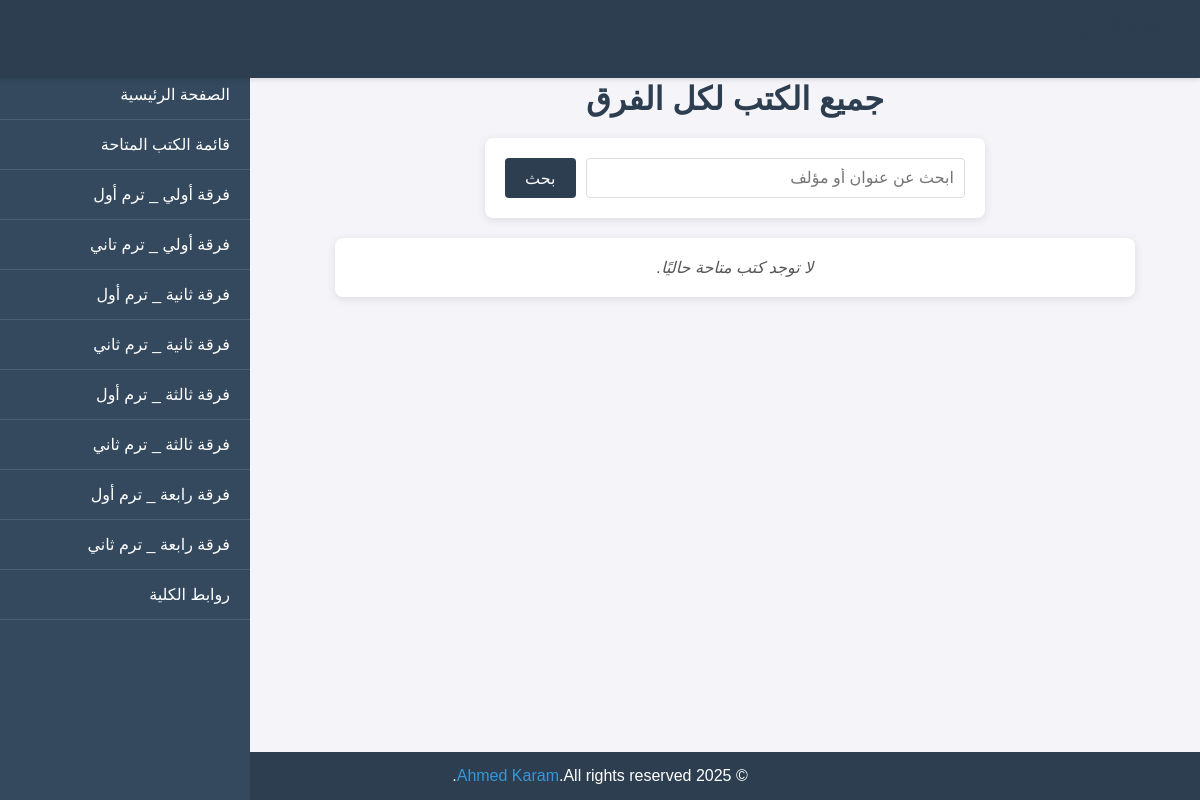
The app's page /academic/books/, older data.
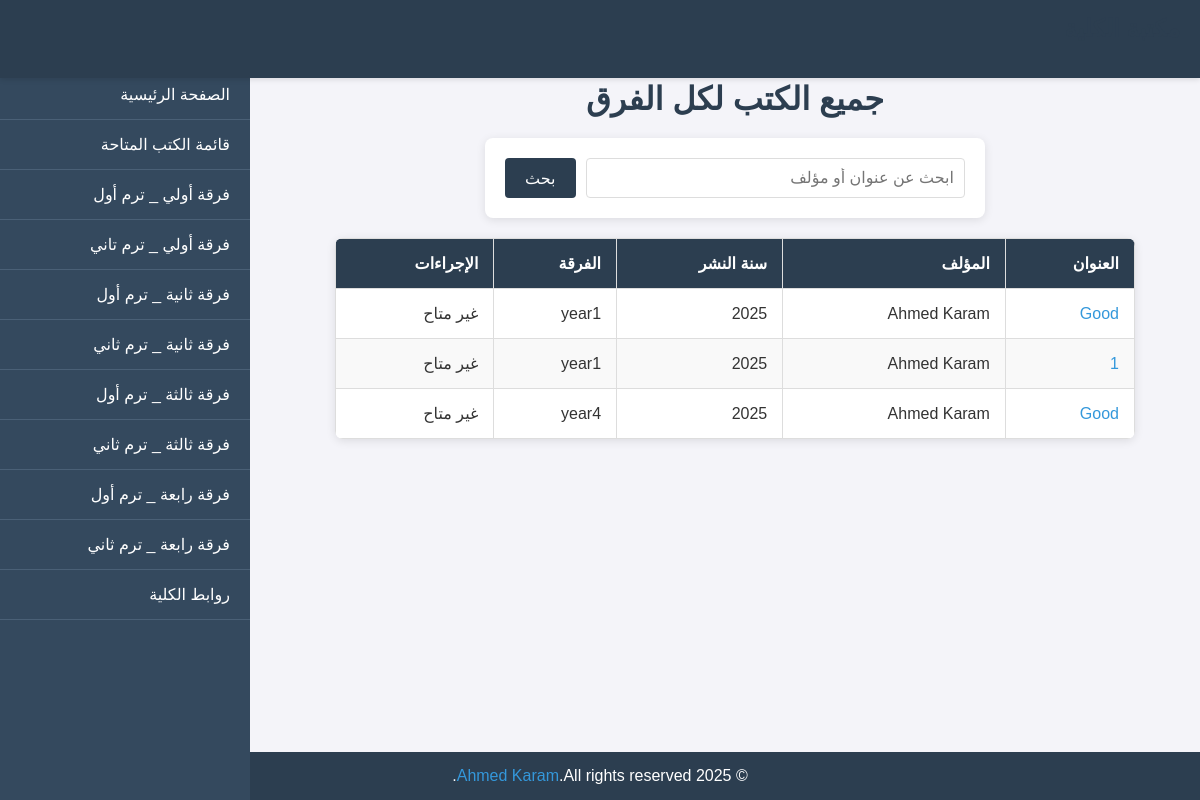
The same page, newer data.
### academic/models.py (models this page shows, shortened)
class Book(models.Model):
    title = models.CharField(max_length=200)
    author = models.CharField(max_length=100)
    description = models.TextField(null=True, blank=True)
    publication_date = models.DateField(null=True, blank=True)
    pdf_file = models.FileField(upload_to='books/pdfs/', null=True, blank=True)
    year = models.CharField(max_length=10, choices=YEAR_CHOICES, default='year1')
    term = models.IntegerField(choices=TERM_CHOICES, default=1)
    is_available = models.BooleanField(default=True, verbose_name='available?')
    class Meta:
        indexes = [models.Index(fields=['title'])]

### academic/views.py (the view)
# urls.py: path('books/', views.books_list, name='books_list'),
def books_list(request):
    books = Book.objects.all()
    context = {'books': books}
    return render(request, 'academic/books_list.html', context)

### academic/templates/academic/books_list.html (shortened to what this page needs)
<!DOCTYPE html>
<html lang="ar">
<head>
</head>
<body>
    <header>
        <h1>مكتبة الكلية</h1>
    </header>
    <nav class="sidebar">
        <div class="sidebar-content">
            <ul>
                <li><a href="{% url 'academic:home' %}"> الصفحة الرئيسية</a></li>
                <li><a href="{% url 'academic:books_list' %}"> قائمة الكتب المتاحة</a></li>
                <li><a href="{% url 'academic:year1' 'year1' 1 %}">فرقة أولي _ ترم أول</a></li>
                <li><a href="{% url 'academic:year1' 'year1' 2 %}">فرقة أولي _ ترم تاني</a></li>
                <li><a href="{% url 'academic:year2' 'year2' 1 %}"> فرقة ثانية _ ترم أول</a></li>
                <li><a href="{% url 'academic:year2' 'year2' 2 %}"> فرقة ثانية _ ترم ثاني</a></li>
                <li><a href="{% url 'academic:year3' 'year3' 1 %}"> فرقة ثالثة _ ترم أول</a></li>
                <li><a href="{% url 'academic:year3' 'year3' 2 %}"> فرقة ثالثة _ ترم ثاني</a></li>
                <li><a href="{% url 'academic:year4' 'year4' 1 %}"> فرقة رابعة _ ترم أول</a></li>
                <li><a href="{% url 'academic:year4' 'year4' 2 %}"> فرقة رابعة _ ترم ثاني</a></li>
                <li><a href="{% url 'academic:college_links' %}"> روابط الكلية</a></li>
            </ul>
        </div>
    </nav>
    <main class="main-content">
        <h1>جميع الكتب لكل الفرق</h1>
        <div class="search-container">
            <form method="get" action="{% url 'academic:search_books' %}">
                <input type="text" name="q" placeholder="ابحث عن عنوان أو مؤلف">
                <button type="submit">بحث</button>
            </form>
        </div>
        {% if books %}
            <table>
                <thead>
                    <tr>
                        <th>العنوان</th>
                        <th>المؤلف</th>
                        <th>سنة النشر</th>
                        <th>الفرقة</th>
                        <th>الإجراءات</th>
                    </tr>
                </thead>
                <tbody>
                    {% for book in books %}
                        <tr>
                            <td><a href="{% url 'academic:book_detail' book.pk %}">{{ book.title }}</a></td>
                            <td>{{ book.author }}</td>
                            <td>{{ book.publication_date|date:"Y" }}</td>
                            <td>{{ book.year }}</td>
                            <td>
                                {% if book.pdf_file %}
                                    <a href="{{ book.pdf_file.url }}" target="_blank">قراءة أونلاين</a>
                                {% else %}
                                    <span>غير متاح</span>
                                {% endif %}
                            </td>
                        </tr>
                    {% endfor %}
                </tbody>
            </table>
        {% else %}
            <p class="no-books">لا توجد كتب متاحة حاليًا.</p>
        {% endif %}
    </main>
    <footer>
        <p>© 2025 <a href="https://www.facebook.com/share/1BhQoTLxFP/" target="_blank">Ahmed Karam</a>.All rights reserved.</p>
    </footer>
</body>
</html>

### academic/templates/academic/books_list.html (style rules this page uses)
* { margin: 0; padding: 0; box-sizing: border-box; font-family: Arial, sans-serif; }
body { direction: rtl; background-color: #f4f4f9; color: #333; }
header { background-color: #2c3e50; color: white; padding: 15px 20px; display: flex; justify-content: space-between; align-items: center; box-shadow: 0 2px 5px rgba(0, 0, 0, 0.1); position: fixed; top: 0; width: 100%; z-index: 1001; }
header h1 { font-size: 24px; }
.sidebar { width: 250px; background-color: #34495e; color: white; height: 100vh; position: fixed; top: 0; left: -250px; transition: left 0.3s ease; z-index: 1000; overflow-y: auto; }
.sidebar-content { padding-top: 70px; }
.sidebar ul { list-style: none; padding: 0; }
.sidebar ul li { padding: 15px 20px; border-bottom: 1px solid #4a6076; }
.sidebar ul li a { color: white; text-decoration: none; font-size: 16px; display: block; }
.main-content { margin-left: 20px; padding: 40px; padding-top: 80px; transition: margin-left 0.3s ease; }
.search-container { max-width: 500px; margin: 0 auto 20px; background-color: white; padding: 20px; border-radius: 8px; box-shadow: 0 2px 10px rgba(0, 0, 0, 0.1); }
.search-container form { display: flex; gap: 10px; }
.search-container input[type="text"] { flex: 1; padding: 10px; border: 1px solid #ddd; border-radius: 4px; font-size: 16px; width: 100%; }
.search-container button { padding: 10px 20px; background-color: #2c3e50; color: white; border: none; border-radius: 4px; cursor: pointer; font-size: 16px; }
h1 { color: #2c3e50; text-align: center; margin-bottom: 20px; }
table { width: 100%; max-width: 800px; margin: 20px auto; border-collapse: collapse; background-color: white; box-shadow: 0 2px 10px rgba(0, 0, 0, 0.1); border-radius: 8px; overflow: hidden; }
th, td { padding: 15px; border: 1px solid #ddd; text-align: right; }
th { background-color: #2c3e50; color: white; font-weight: bold; }
td a { color: #3498db; text-decoration: none; word-wrap: break-word; overflow-wrap: break-word; }
tr:nth-child(even) { background-color: #f9f9f9; }
footer { background-color: #2c3e50; color: white; text-align: center; padding: 15px; position: fixed; bottom: 0; width: 100%; }
footer a { color: #3498db; text-decoration: none; }
@media (min-width: 769px) { .sidebar { left: 0; } }
@media (min-width: 769px) { .main-content { margin-left: 270px; } }

Row changes from the older to the newer data that the page shows:
added Book: title "Good", author "Ahmed Karam", publication_date "2025", year "year1", pdf_file "غير متاح"
added Book: title "1", author "Ahmed Karam", publication_date "2025", year "year1", pdf_file "غير متاح"
added Book: title "Good", author "Ahmed Karam", publication_date "2025", year "year4", pdf_file "غير متاح"
Text that changed along with them:
text no longer shown: "لا توجد كتب متاحة حاليًا."
text now shown: "العنوان المؤلف سنة النشر الفرقة الإجراءات"
